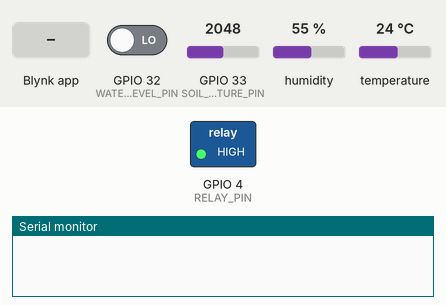
Recording of a sketch running on a simulated ESP32. Shown: switched loads named in the sketch (green lamp = pin HIGH), the last lines printed to the serial monitor. Inputs (shaded band) come from the test bench; at power-on: GPIO 32 (WATER_LEVEL_PIN) LOW, GPIO 33 (SOIL_MOISTURE_PIN) = 2048, humidity 55 %, temperature 24 °C. WiFi joins after 1.5 s; servers stay silent unless stated.

Above: at 3.0 s.
3.1 s: GPIO 32 (WATER_LEVEL_PIN) driven HIGH
At 4.7 s:
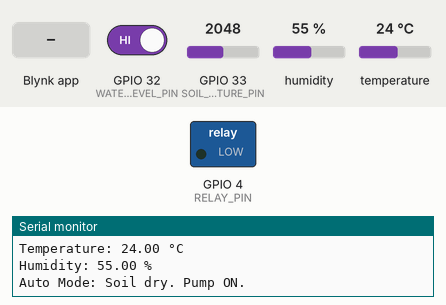
5.3 s: Blynk app writes 1 to V5
15.2 s: Blynk app writes 0 to V5
16.7 s: Blynk app writes 1 to V6
At 17.9 s:
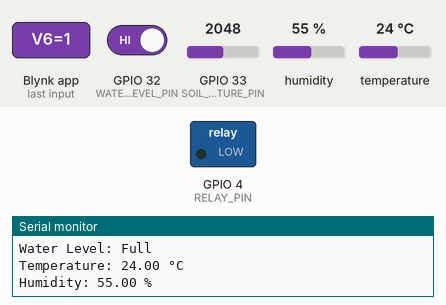
18.2 s: Blynk app writes 200 to V5
At 20.6 s:
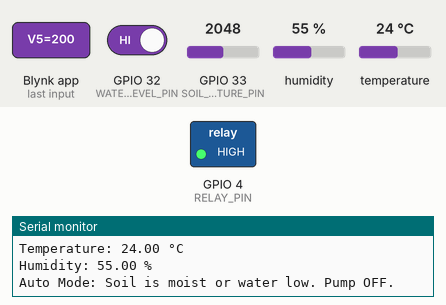
21.3 s: GPIO 33 (SOIL_MOISTURE_PIN) set to 3662
31.0 s: GPIO 33 (SOIL_MOISTURE_PIN) set to 3752
Timing chart, 0 to 34.0 s (numbered marks = the images above; inputs shaded):
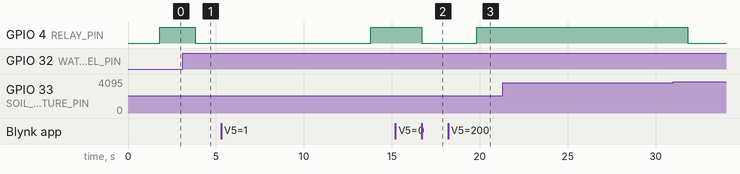

Measured:
- after the input at 3.1 s, GPIO 4 (RELAY_PIN): HIGH → LOW after 0.73 s
- after the input at 16.7 s, GPIO 4 (RELAY_PIN): HIGH → LOW at once
- after the input at 18.2 s, GPIO 4 (RELAY_PIN): LOW → HIGH after 1.6 s

The sketch:

indoor-vertical-farming.ino
```cpp
// Define required Blynk template info
#define BAUD_RATE 115200
#define BLYNK_TEMPLATE_ID "TMPL3ws8zLPaa"
#define BLYNK_TEMPLATE_NAME "Quickstart Template"

#include <WiFi.h>
#include <BlynkSimpleEsp32.h>
#include <DHT.h>

// Blynk credentials
char auth[] = "YMas-bvvh2Juu6THs48RfTrnulRAiHJv";
char ssid[] = "CSE_LAB - II";
char pass[] = "cse@#747";

// Pin Assignments
#define SOIL_MOISTURE_PIN 33   // Soil moisture sensor (analog)
#define WATER_LEVEL_PIN 32     // Water level sensor (digital)
#define RELAY_PIN 4            // Relay for water pump
#define DHT_PIN 27             // DHT sensor data pin
#define DHTTYPE DHT11          // DHT sensor type (change to DHT22 if needed)

DHT dht(DHT_PIN, DHTTYPE);
BlynkTimer timer;

bool autoMode = true; // Default: Auto Mode is ON

// Moving average filter parameters for soil moisture
const int numReadings = 10;  // Number of samples for the moving average
int readings[numReadings];   // Array to store individual soil moisture readings
int readIndex = 0;           // Current index in the readings array
int total = 0;               // Running total of the readings
int avgSoil = 0;             // Averaged soil moisture value

void setup() {
  Serial.begin(BAUD_RATE);

  // Initialize Blynk
  Blynk.begin(auth, ssid, pass, "blynk.cloud", 80);

  // Initialize sensors
  dht.begin();

  // Configure pins
  pinMode(SOIL_MOISTURE_PIN, INPUT);
  pinMode(WATER_LEVEL_PIN, INPUT);
  pinMode(RELAY_PIN, OUTPUT);
  digitalWrite(RELAY_PIN, HIGH); // Ensure relay (pump) is OFF initially

  // Initialize the readings array
  for (int i = 0; i < numReadings; i++) {
    readings[i] = 0;
  }

  // Set a timer to call sendSensorData() every 2 seconds
  timer.setInterval(2000L, sendSensorData);
}

void sendSensorData() {
  // ----- Soil Moisture with Moving Average Filter -----
  int currentSoil = analogRead(SOIL_MOISTURE_PIN);
  // Map the raw sensor value (0-4095) to percentage (0-100)
  currentSoil = map(currentSoil, 0, 4095, 0, 100);
  // Adjust if sensor output is inverted
  currentSoil = (currentSoil - 100) * -1;

  // Update moving average filter
  total = total - readings[readIndex];        // Remove oldest reading
  readings[readIndex] = currentSoil;            // Store new reading
  total = total + readings[readIndex];          // Add new reading to total
  readIndex = (readIndex + 1) % numReadings;      // Cycle through array
  avgSoil = total / numReadings;                // Calculate average

  // ----- Read Water Level -----
  int waterLevel = digitalRead(WATER_LEVEL_PIN); // 1 = Water Present, 0 = Empty

  // ----- Read Temperature and Humidity -----
  float temperature = dht.readTemperature(); // °C
  float humidity = dht.readHumidity();         // %

  // Check if DHT sensor returns valid data
  if (isnan(temperature) || isnan(humidity)) {
    Serial.println("Error: Failed to read from DHT sensor!");
    return;  // Skip sending data if invalid
  }

  // ----- Send Data to Blynk -----
  Blynk.virtualWrite(V0, avgSoil);       // V0: Filtered Soil Moisture (%)
  Blynk.virtualWrite(V1, waterLevel);      // V1: Water Level (1 = Full, 0 = Empty)
  Blynk.virtualWrite(V2, temperature);     // V2: Temperature (°C)
  Blynk.virtualWrite(V3, humidity);        // V3: Humidity (%)

  // ----- Print Data to Serial Monitor -----
  Serial.print("Soil Moisture (Avg): ");
  Serial.print(avgSoil);
  Serial.println(" %");
  Serial.print("Water Level: ");
  Serial.println(waterLevel ? "Full" : "Empty");
  Serial.print("Temperature: ");
  Serial.print(temperature);
  Serial.println(" °C");
  Serial.print("Humidity: ");
  Serial.print(humidity);
  Serial.println(" %");

  // ----- Automatic Watering Logic (Auto Mode) -----
  if (autoMode) {
    if (avgSoil < 30 && waterLevel == 1) {
      Serial.println("Auto Mode: Soil dry. Pump ON.");
      digitalWrite(RELAY_PIN, LOW); // Turn pump ON
      Blynk.virtualWrite(V4, "Pump ON (Auto)");
    } else {
      Serial.println("Auto Mode: Soil is moist or water low. Pump OFF.");
      digitalWrite(RELAY_PIN, HIGH); // Turn pump OFF
      Blynk.virtualWrite(V4, "Pump OFF (Auto)");
    }
  }
}

// Blynk switch to toggle Auto/Manual Mode (V5)
BLYNK_WRITE(V5) {
  autoMode = param.asInt(); // 1 = Auto Mode, 0 = Manual Mode

  if (autoMode) {
    Serial.println("Switched to Auto Mode");
    Blynk.virtualWrite(V4, "Auto Mode Enabled");
  } else {
    Serial.println("Switched to Manual Mode");
    Blynk.virtualWrite(V4, "Manual Mode Enabled");
  }
}

// Blynk button to manually control pump (V6)
BLYNK_WRITE(V6) {
  if (!autoMode) { // Only allow manual control when in Manual Mode
    int relayState = param.asInt();
    if (relayState == 1) {
      digitalWrite(RELAY_PIN, LOW); // Turn pump ON
      Serial.println("Manual Mode: Pump ON");
      Blynk.virtualWrite(V4, "Manual: Pump ON");
    } else {
      digitalWrite(RELAY_PIN, HIGH); // Turn pump OFF
      Serial.println("Manual Mode: Pump OFF");
      Blynk.virtualWrite(V4, "Manual: Pump OFF");
    }
  }
}

void loop() {
  Blynk.run();
  timer.run();
}
```
